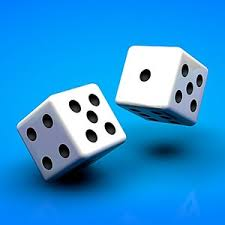
#> input picture 7-Aritmetik-İşlemler-Maskeleme/zar.jpg, 225 x 225 px
$ python 1-Gri-Resme-Cevirme.py
#> lines starting #> are read from the running program, lines starting #| are printed output that depends on the picture
import cv2
'Burada biz resmimizi zar değikenine atadık'
zar=cv2.imread('zar.jpg')
#> zar is the input picture: shape (225, 225, 3); mean B, G, R 217.7, 148.2, 42.4

'cvtColor bize resimlerimizin tamamen renginin değiştirilmesine' \
'yardımcı olur resmimizi tanıttıktan sonra cv2 lib inden' \
'bize git COLOR_BGR2GRAY çağır ve resmimizi işle' \
've bu işlenen resmi gidip biz değişkene atarak yeni resmimizde değişiklikler' \
'yapabiliyoruz'

griresim=cv2.cvtColor(zar#işlenecek resim
                      ,cv2.COLOR_BGR2GRAY)#işletme yaptıgımız renk kodu
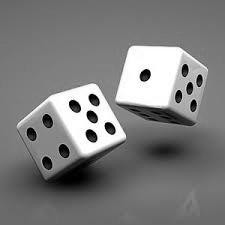
#> griresim: shape (225, 225); min 0, max 255, mean 124.5
'resimleri gösteriyoruz' \
'not : Burada imread fonksiyonun da direk olarak ' \
'ikinci değişkene 0 vererek resmimizi değiştirebiliyor olucaktık'

cv2.imshow('Arkaplan plan resim',zar)
cv2.imshow('Gri Resim',griresim)

cv2.waitKey(0)
cv2.destroyAllWindows()
